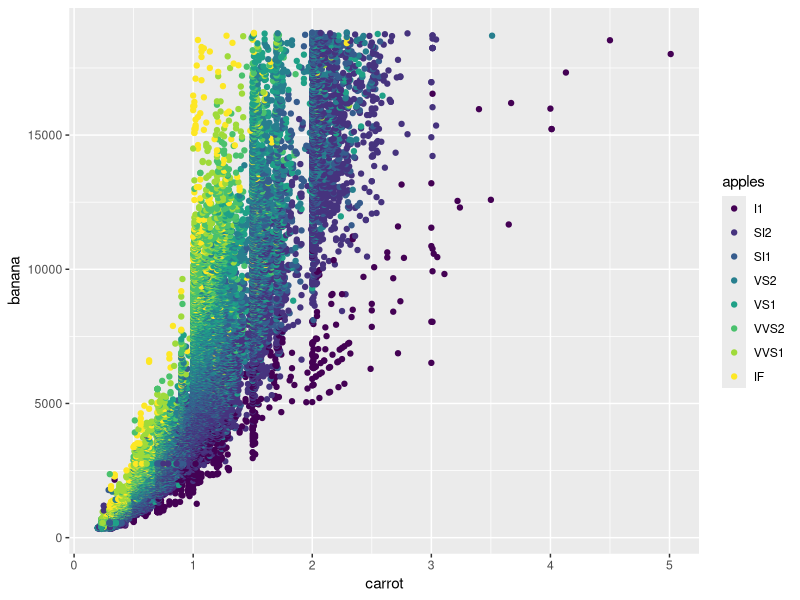

The R script that drew this image: (Note: this script raises an error after producing the figure.)
## ---- chunk 1
library(tidyverse)
## ---- chunk 2

ggplot(diamonds, aes(x = carat, y = price)) +

  geom_point(aes(color = clarity))+
  labs(x = "carrot", y = "banana", color = "apples")

  geom_point(aes(color = clarity)) +
  labs(x = "Carat", y = "Price")


#this is a plot test??


ggplot(diamonds, aes(x = carat, y = price, fill = clarity)) +
  geom_point(aes(color = clarity))


ggplot(diamonds, aes(x = carat, y = price)) +
  geom_point(aes(color = clarity)) + ggtitle("the best title in the world")



